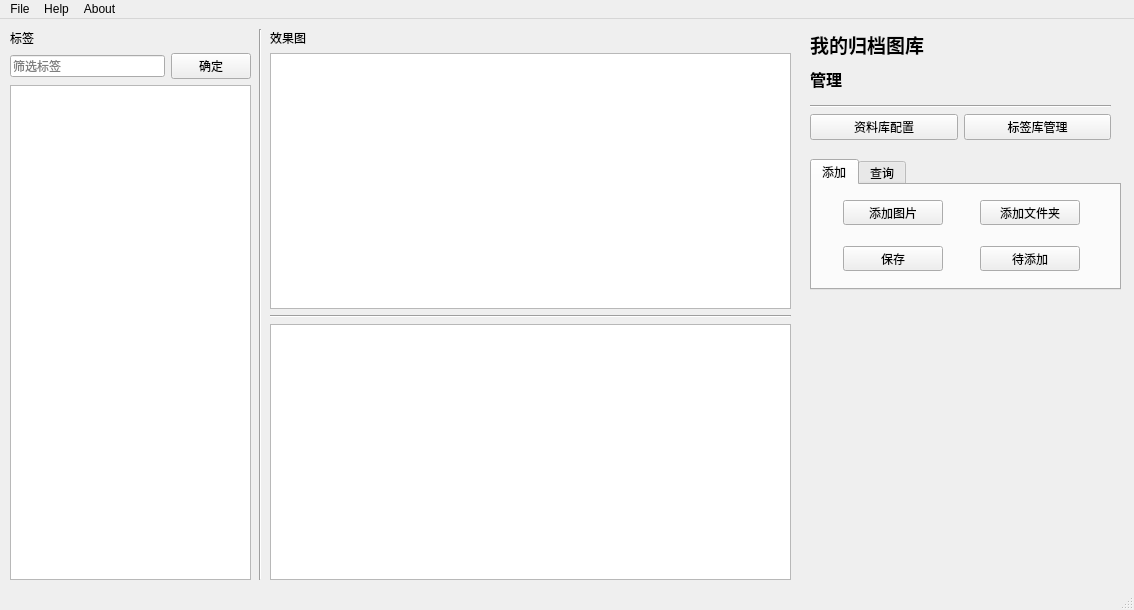
<?xml version="1.0" encoding="UTF-8"?>
<ui version="4.0">
 <class>mainWindow</class>
 <widget class="QMainWindow" name="mainWindow">
  <property name="enabled">
   <bool>true</bool>
  </property>
  <property name="geometry">
   <rect>
    <x>0</x>
    <y>0</y>
    <width>1134</width>
    <height>610</height>
   </rect>
  </property>
  <property name="minimumSize">
   <size>
    <width>955</width>
    <height>480</height>
   </size>
  </property>
  <property name="maximumSize">
   <size>
    <width>100000</width>
    <height>100000</height>
   </size>
  </property>
  <property name="windowTitle">
   <string>图库</string>
  </property>
  <widget class="QWidget" name="centralwidget">
   <widget class="QWidget" name="verticalLayoutWidget">
    <property name="geometry">
     <rect>
      <x>10</x>
      <y>10</y>
      <width>241</width>
      <height>551</height>
     </rect>
    </property>
    <layout class="QVBoxLayout" name="verticalLayoutLeft">
     <item>
      <widget class="QLabel" name="labelBq">
       <property name="text">
        <string>标签</string>
       </property>
      </widget>
     </item>
     <item>
      <layout class="QHBoxLayout" name="horizontalLayout_3">
       <item>
        <widget class="QLineEdit" name="lineEditBq">
         <property name="placeholderText">
          <string>筛选标签</string>
         </property>
        </widget>
       </item>
       <item>
        <widget class="QPushButton" name="OkPushButton">
         <property name="text">
          <string>确定</string>
         </property>
        </widget>
       </item>
      </layout>
     </item>
     <item>
      <widget class="QListView" name="listBqView"/>
     </item>
    </layout>
   </widget>
   <widget class="QWidget" name="verticalLayoutWidget_2">
    <property name="geometry">
     <rect>
      <x>270</x>
      <y>10</y>
      <width>521</width>
      <height>551</height>
     </rect>
    </property>
    <layout class="QVBoxLayout" name="verticalLayout">
     <item>
      <widget class="QLabel" name="label_3">
       <property name="text">
        <string>效果图</string>
       </property>
      </widget>
     </item>
     <item>
      <widget class="QTableWidget" name="imagePutTableWidget"/>
     </item>
     <item>
      <widget class="Line" name="line_5">
       <property name="orientation">
        <enum>Qt::Horizontal</enum>
       </property>
      </widget>
     </item>
     <item>
      <widget class="QTableWidget" name="imageInfTableWidget"/>
     </item>
    </layout>
   </widget>
   <widget class="QWidget" name="verticalLayoutWidget_3">
    <property name="geometry">
     <rect>
      <x>810</x>
      <y>40</y>
      <width>301</width>
      <height>81</height>
     </rect>
    </property>
    <layout class="QVBoxLayout" name="verticalLayout_2">
     <item>
      <widget class="QLabel" name="label2">
       <property name="text">
        <string>&lt;html&gt;&lt;head/&gt;&lt;body&gt;&lt;p&gt;&lt;span style=&quot; font-size:12pt; font-weight:600;&quot;&gt;管理&lt;/span&gt;&lt;/p&gt;&lt;/body&gt;&lt;/html&gt;</string>
       </property>
      </widget>
     </item>
     <item>
      <widget class="Line" name="line_3">
       <property name="orientation">
        <enum>Qt::Horizontal</enum>
       </property>
      </widget>
     </item>
     <item>
      <layout class="QHBoxLayout" name="horizontalLayout">
       <item>
        <widget class="QPushButton" name="ZlkpzPushButton">
         <property name="text">
          <string>资料库配置</string>
         </property>
        </widget>
       </item>
       <item>
        <widget class="QPushButton" name="BqyglPushButton">
         <property name="text">
          <string>标签库管理</string>
         </property>
        </widget>
       </item>
      </layout>
     </item>
    </layout>
   </widget>
   <widget class="QLabel" name="label">
    <property name="geometry">
     <rect>
      <x>810</x>
      <y>10</y>
      <width>301</width>
      <height>31</height>
     </rect>
    </property>
    <property name="text">
     <string>&lt;html&gt;&lt;head/&gt;&lt;body&gt;&lt;p&gt;&lt;span style=&quot; font-size:14pt; font-weight:600;&quot;&gt;我的归档图库&lt;/span&gt;&lt;/p&gt;&lt;/body&gt;&lt;/html&gt;</string>
    </property>
   </widget>
   <widget class="Line" name="line">
    <property name="geometry">
     <rect>
      <x>250</x>
      <y>10</y>
      <width>20</width>
      <height>551</height>
     </rect>
    </property>
    <property name="orientation">
     <enum>Qt::Vertical</enum>
    </property>
   </widget>
   <widget class="QTabWidget" name="GNTabWidget">
    <property name="geometry">
     <rect>
      <x>810</x>
      <y>140</y>
      <width>311</width>
      <height>131</height>
     </rect>
    </property>
    <property name="currentIndex">
     <number>0</number>
    </property>
    <widget class="QWidget" name="tab">
     <attribute name="title">
      <string>添加</string>
     </attribute>
     <widget class="QWidget" name="verticalLayoutWidget_5">
      <property name="geometry">
       <rect>
        <x>0</x>
        <y>0</y>
        <width>301</width>
        <height>101</height>
       </rect>
      </property>
      <layout class="QVBoxLayout" name="verticalLayout_5">
       <item>
        <layout class="QHBoxLayout" name="horizontalLayout_2">
         <item>
          <widget class="QPushButton" name="loadImagePushButton">
           <property name="minimumSize">
            <size>
             <width>100</width>
             <height>0</height>
            </size>
           </property>
           <property name="maximumSize">
            <size>
             <width>100</width>
             <height>25</height>
            </size>
           </property>
           <property name="text">
            <string>添加图片</string>
           </property>
          </widget>
         </item>
         <item>
          <widget class="QPushButton" name="importFolderPushButton">
           <property name="maximumSize">
            <size>
             <width>100</width>
             <height>25</height>
            </size>
           </property>
           <property name="text">
            <string>添加文件夹</string>
           </property>
           <property name="iconSize">
            <size>
             <width>16</width>
             <height>16</height>
            </size>
           </property>
          </widget>
         </item>
        </layout>
       </item>
       <item>
        <layout class="QHBoxLayout" name="horizontalLayout_4">
         <item>
          <widget class="QPushButton" name="savePicturePushButton">
           <property name="minimumSize">
            <size>
             <width>100</width>
             <height>0</height>
            </size>
           </property>
           <property name="maximumSize">
            <size>
             <width>100</width>
             <height>25</height>
            </size>
           </property>
           <property name="text">
            <string>保存</string>
           </property>
          </widget>
         </item>
         <item>
          <widget class="QPushButton" name="waiting1">
           <property name="maximumSize">
            <size>
             <width>100</width>
             <height>25</height>
            </size>
           </property>
           <property name="text">
            <string>待添加</string>
           </property>
           <property name="iconSize">
            <size>
             <width>16</width>
             <height>16</height>
            </size>
           </property>
          </widget>
         </item>
        </layout>
       </item>
      </layout>
     </widget>
    </widget>
    <widget class="QWidget" name="tab_2">
     <attribute name="title">
      <string>查询</string>
     </attribute>
    </widget>
   </widget>
  </widget>
  <widget class="QMenuBar" name="menubar">
   <property name="geometry">
    <rect>
     <x>0</x>
     <y>0</y>
     <width>1134</width>
     <height>23</height>
    </rect>
   </property>
   <widget class="QMenu" name="menuFile">
    <property name="title">
     <string>File</string>
    </property>
    <widget class="QMenu" name="menuImport">
     <property name="title">
      <string>Import </string>
     </property>
     <addaction name="actionimport_file"/>
     <addaction name="actionimport_folder"/>
    </widget>
    <addaction name="actionOpen"/>
    <addaction name="actionSave"/>
    <addaction name="separator"/>
    <addaction name="menuImport"/>
   </widget>
   <widget class="QMenu" name="menuabout">
    <property name="title">
     <string>About</string>
    </property>
    <addaction name="actionProject"/>
    <addaction name="actionRegistered"/>
   </widget>
   <widget class="QMenu" name="menuHelp">
    <property name="title">
     <string>Help</string>
    </property>
   </widget>
   <addaction name="menuFile"/>
   <addaction name="menuHelp"/>
   <addaction name="menuabout"/>
  </widget>
  <widget class="QStatusBar" name="statusbar"/>
  <action name="actionProject">
   <property name="text">
    <string>Project</string>
   </property>
  </action>
  <action name="actionRegistered">
   <property name="text">
    <string>Registered</string>
   </property>
  </action>
  <action name="actionOpen">
   <property name="text">
    <string>Open Data</string>
   </property>
  </action>
  <action name="actionSave">
   <property name="text">
    <string>Save Data</string>
   </property>
   <property name="shortcut">
    <string>Ctrl+S</string>
   </property>
  </action>
  <action name="actionimport_file">
   <property name="text">
    <string>import file</string>
   </property>
  </action>
  <action name="actionimport_folder">
   <property name="text">
    <string>import folder</string>
   </property>
  </action>
 </widget>
 <resources/>
 <connections/>
</ui>
